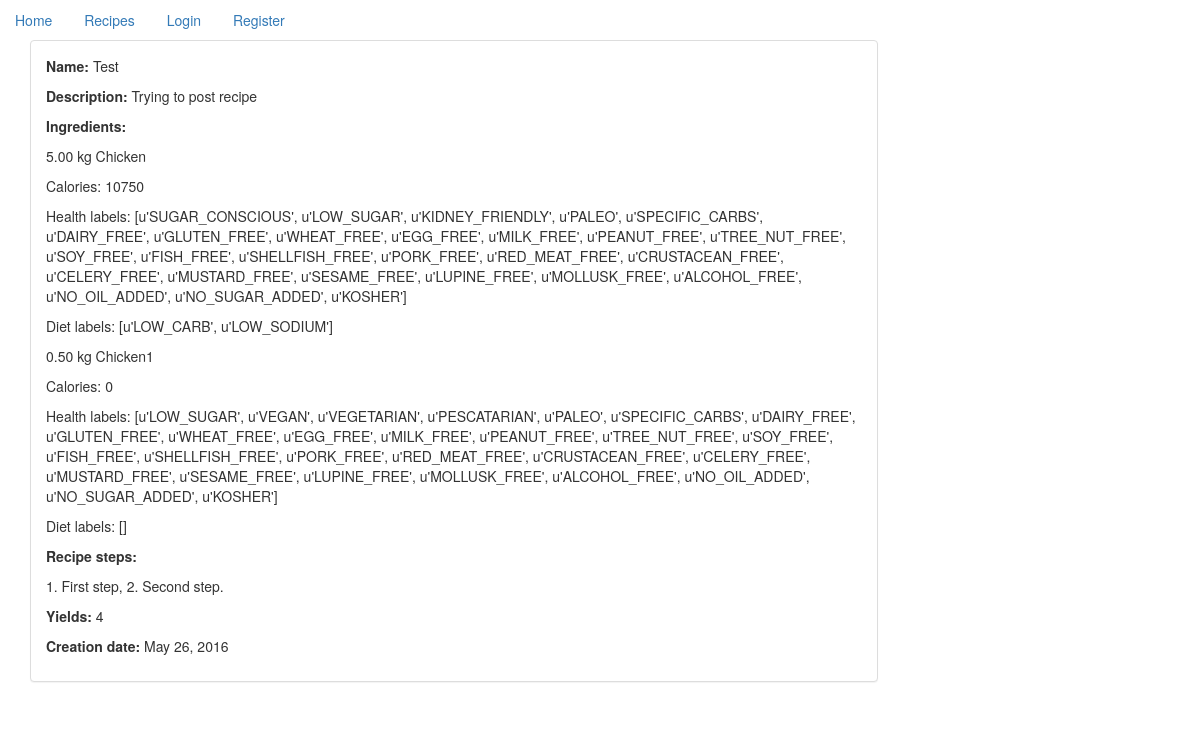
The page /recipe/16/ on the database its author committed.
### recipe/models.py (models this page shows, shortened)
class Recipe(models.Model):
    name = models.CharField(max_length=200)
    user = models.ForeignKey(User, on_delete=models.CASCADE)
    ingredients = models.ManyToManyField(Ingredient)
    description = models.CharField(max_length=100, blank=True)
    recipe_steps = models.CharField(max_length=1000)
    yields = models.IntegerField()
    date = models.DateField(default=datetime.date.today)
    global_access = models.BooleanField(default=True)
    card = models.CharField(max_length=1024, blank=True)
    class Meta:
        ordering = ["-name"]

class Ingredient(models.Model):
    product = models.ForeignKey(Product)
    quantity = models.DecimalField(max_digits=5, decimal_places=2)
    unit = models.ForeignKey(Unit)
    calories = models.IntegerField(blank=True)
    dietLabels = models.CharField(max_length=1000, blank=True)
    healthLabels = models.CharField(max_length=1000, blank=True)

class Unit(models.Model):
    full_name = models.CharField(max_length=20)
    abbreviation = models.CharField(max_length=20)
    def __str__(self):
        return str(self.abbreviation)

class Product(models.Model):
    name = models.CharField(max_length=100)
    category = models.ForeignKey(Category)
    def __str__(self):
        return str(self.name)

### website/views.py (the view)
# urls.py: url(r'^recipe/(?P<pk>\d+)/$', show_recipe),
def show_recipe(request, **kwargs):
    pk = int(kwargs.get('pk', None))
    try:
        recipe = Recipe.objects.get(id=pk)
        ingredients = recipe.ingredients.all()
        return render_to_response('recipe.html', locals(), RequestContext(request))
    except:
        return HttpResponse(status=404)

### templates/recipe.html
{% extends "base.html" %}
{% block content %}
    <p><b>Name:</b> {{ recipe.name }} </p>
    <p><b>Description:</b> {{ recipe.description|safe }} </p>
    <b><p>Ingredients:</p></b>
    {% for items in ingredients %}
        <p>{{ items.quantity }} {{ items.unit }} {{ items.product }}
        <p>Calories: {{ items.calories }} </p>
        <p>Health labels: {{ items.healthLabels }}</p>
        <p>Diet labels: {{ items.dietLabels }}</p>
        </p>
    {% endfor %}
    <p><b>Recipe steps: </b>
    <p>{{ recipe.recipe_steps|safe }}</p>
    </p>
    <p><b>Yields: </b> {{ recipe.yields }}</p>
    <p><b>Creation date: </b> {{ recipe.date }}</p>
{% endblock content %}

### rows shown on the page
Recipe: name "Test", description "Trying to post recipe", recipe_steps "1. First step, 2. Second step.", yields "4", date "May 26, 2016"
Ingredient: quantity "5.00", unit "kg", product "Chicken", calories "10750", healthLabels "[u'SUGAR_CONSCIOUS', u'LOW_SUGAR', u'KIDNEY_FRIENDLY', u'PALEO', u'SPECIFIC_CARBS', u'DAIRY_FREE', u'GLUTEN_FREE', u'WHEAT_FREE', u'EGG_FREE', u'MILK_FREE', u'PEANUT_FREE', u'TREE_NUT_FREE', u'SOY_FREE', u'FISH_FREE', u'SHELLFISH_FREE', u'PORK_FREE', u'RED_MEAT_FREE', u'CRUSTACEAN_FREE', u'CELERY_FREE', u'MUSTARD_FREE', u'SESAME_FREE', u'LUPINE_FREE', u'MOLLUSK_FREE', u'ALCOHOL_FREE', u'NO_OIL_ADDED', u'NO_SUGAR_ADDED', u'KOSHER']", dietLabels "[u'LOW_CARB', u'LOW_SODIUM']"
Ingredient: quantity "0.50", unit "kg", product "Chicken1", calories "0", healthLabels "[u'LOW_SUGAR', u'VEGAN', u'VEGETARIAN', u'PESCATARIAN', u'PALEO', u'SPECIFIC_CARBS', u'DAIRY_FREE', u'GLUTEN_FREE', u'WHEAT_FREE', u'EGG_FREE', u'MILK_FREE', u'PEANUT_FREE', u'TREE_NUT_FREE', u'SOY_FREE', u'FISH_FREE', u'SHELLFISH_FREE', u'PORK_FREE', u'RED_MEAT_FREE', u'CRUSTACEAN_FREE', u'CELERY_FREE', u'MUSTARD_FREE', u'SESAME_FREE', u'LUPINE_FREE', u'MOLLUSK_FREE', u'ALCOHOL_FREE', u'NO_OIL_ADDED', u'NO_SUGAR_ADDED', u'KOSHER']", dietLabels "[]"
